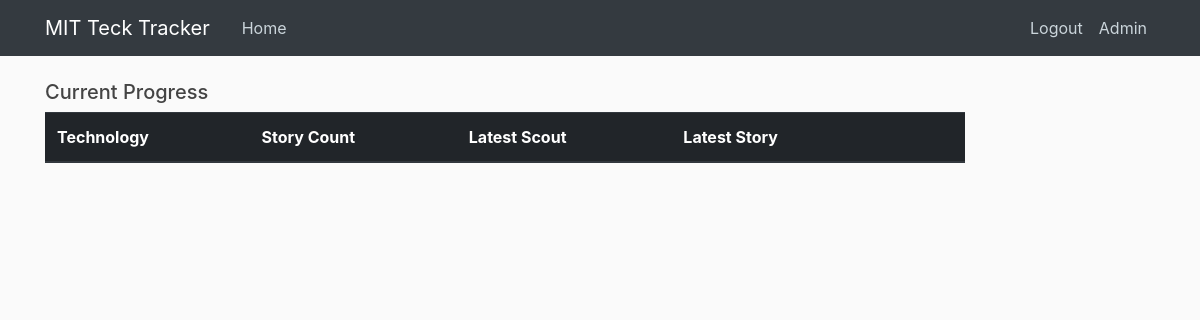
The app's page /task_board_e (signed in), older data.
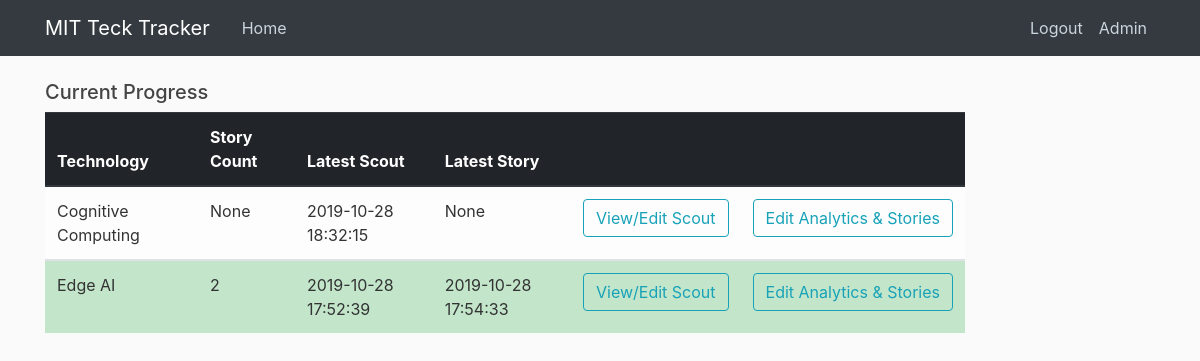
The same page, newer data.
### tables this page shows
CREATE TABLE tech_main_log (
  log_id integer PRIMARY KEY autoincrement, -- SERIAL PRIMARY KEY (Postgres)
  contributor integer NOT NULL,
  tech_name text NOT NULL,
  scout_time timestamp without time zone NOT NULL,
  description text NOT NULL,
  desc_source text,
  impact text NOT NULL,
  impa_source text,
  impa_sector text,
  asso_names text,
  emb_techs text,
  edited boolean,
  wiki_link text,
  category text,
  change_committed timestamp without time zone
);

### app.py (the view)
@app.route("/task_board_e", methods = ['GET', 'POST'])
def task_board_e():
    user = get_current_user()
    if not user:
        return redirect(url_for('login'))
    if user['can_edit'] == 0:
        flash('No access to TechAnalytics. Please contact administrators', 'danger')
        return redirect(url_for('home'))
    db = get_db()
    task_cur = db.execute('''
                            select
                                tml.log_id log_id,
                                tml.tech_name tech_name,
                                tml.scout_count scout_count,
                                tml.latest_scout,
                                tml.change_committed change_committed,
                                tsl.story_count story_count,
                                tsl.latest_commit latest_commit
                            from
                                (select distinct tech_name, max(log_id) log_id, count(*) scout_count, max(change_committed) change_committed,
                                max(datetime(scout_time,'unixepoch')) latest_scout
                                 from tech_main_log
                                 group by tech_name) tml left join
                                (select distinct tech_name, count(*) story_count, max(datetime(contribute_time,'unixepoch')) latest_commit
                                 from tech_story_log
                                 group by tech_name) tsl

                                on tml.tech_name = tsl.tech_name

                            order by lower(tml.tech_name) asc
                         ''')
    task_result = task_cur.fetchall()
    return render_template('task_board_e.html', title='Task Board', user= user, tasks = task_result)

### app.py (called while the page is built)
def get_current_user():
    user_result = None
    if 'user' in session:
        user_email = session['user']
        db = get_db()
        user_cur = db.execute('select user_id, email, password, can_scout, can_analyse, can_edit, admin from users where email = ?', [user_email])
        user_result = user_cur.fetchone()
    return user_result

### dbTest.py (called while the page is built)
def connect_db(RowMode=True):
    sql = sqlite3.connect(dbpath)
    if RowMode:
        sql.row_factory = sqlite3.Row
    else:
        sql.row_factory = lambda cursor, row: row[0]
    return sql

def get_db():
    if not hasattr(g, 'sqlite3_db'):
        g.sqlite_db = connect_db()
    return g.sqlite_db

### templates/task_board_e.html
{% extends "layout.html" %}
{% from "show_links.html" import show_links %}
{% block nav %}
{{ show_links(user) }}
{% endblock %}
{% block content %}
<h5>Current Progress</h5>
<div class="table-responsive-sm">
<table id="example" class="table " >
  <thead class="thead-dark">
      <tr>
          <th>Technology</th>
          <th>Story Count</th>
          <th>Latest Scout</th>
          <th>Latest Story</th>
          <th> </th>
          <th> </th>
      </tr>
  </thead>
  {% for task in tasks %}
  <tbody>
      <tr class="{% if task['change_committed'] %} table-success {% else %} table-light {% endif %}">
          <td>{{ task['tech_name'] }}</td>
          <td>{{ task['story_count'] }}</td>
          <td>{{ task['latest_scout'] }}</td>
          <td>{{ task['latest_commit'] }}</td>
          <td>
            <a href = "{{ url_for('view_scout', log_id=task['log_id'], mode = 'edit' ) }}" role="button"  class="btn btn-outline-info">View/Edit Scout</a>
          </td>
          <td>
            <a href = "{{ url_for('view_all_stories', tech=task['tech_name']) }}" role="button"  class="btn btn-outline-info">Edit Analytics & Stories</a>
          </td>
      </tr>
  </tbody>
  {% endfor %}
</table>
</div>
{% endblock %}

### templates/layout.html (shortened to what this page needs)
<!DOCTYPE html>
<html>
<head>
    <link rel="stylesheet" href="https://maxcdn.bootstrapcdn.com/bootstrap/4.0.0/css/bootstrap.min.css">
    <link rel="stylesheet" type="text/css" href="{{ url_for('static', filename='main.css') }}">
</head>
<body>
    <header class="site-header">
      <nav class="navbar navbar-expand-md navbar-dark bg-dark fixed-top">
        <div class="container">
          <a class="navbar-brand mr-4" href="/">MIT Teck Tracker</a>
          <div class="collapse navbar-collapse" id="navbarToggle">
            <div class="navbar-nav mr-auto">
              <a class="nav-item nav-link" href="{{ url_for('home') }}">Home</a>
            </div>
            <div class="navbar-nav">
              {% block nav %}{% endblock %}
            </div>
          </div>
        </div>
      </nav>
    </header>
    <main role="main" class="container">
      <div class="row">
        <div class="col-md-10">
          {% block content %}{% endblock %}
        </div>
      </div>
    </main>
</body>
</html>

### templates/show_links.html (shortened to what this page needs)
{% macro show_links(user) %}
<ul class="nav navbar-nav">
    {% if user %}
    <li><a class="nav-item nav-link" href="{{ url_for('logout') }}">Logout</a></li>
    {% endif %}
    {% if user['admin'] == 1 %}
    <li><a class="nav-item nav-link" href="{{ url_for('admin') }}">Admin</a></li>
    {% endif %}
</ul>
{% endmacro %}

### static/main.css (style rules this page uses)
body { background: #fafafa; color: #333333; margin-top: 5rem; }
h1, h2, h3, h4, h5, h6 { color: #444444; }
.site-header .navbar-nav .nav-link { color: #cbd5db; }

Row changes from the older to the newer data that the page shows:
added tech_main_log: tech_name "Cognitive Computing", story_count "None", latest_scout "2019-10-28 18:32:15", latest_commit "None"
added tech_main_log: tech_name "Edge AI", story_count "2", latest_scout "2019-10-28 17:52:39", latest_commit "2019-10-28 17:54:33"
